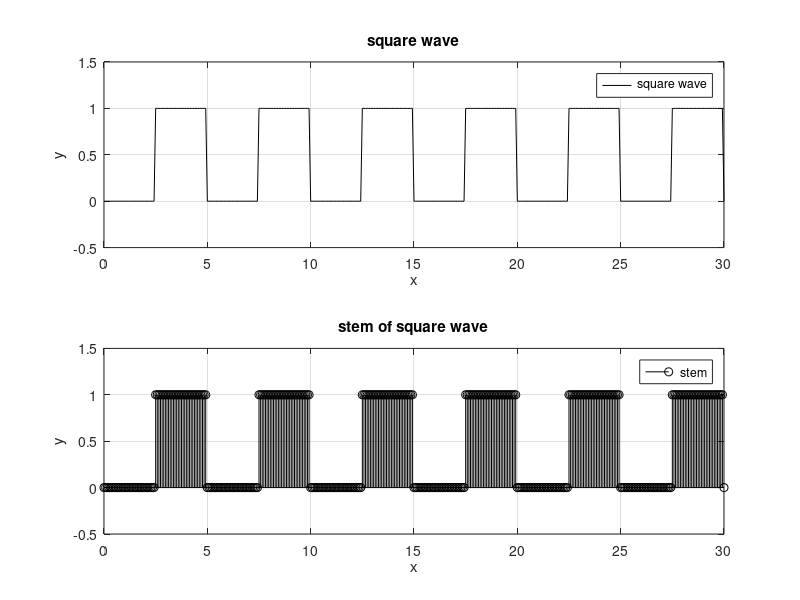

This chart was generated by the following MATLAB code:
clc;
clear;
close all;

% Define the signal square wave
[u,t]= gensig("square",5,30);  %is a function for plot waves

% Plot signal square wave
figure;
subplot(2,1,1)
    plot(t,u,'k',LineWidth=1,LineStyle='-.')
        axis([0 30 -0.5 1.5])
        ylabel("y")
        xlabel("x")
        title("square wave")
        legend('square wave');
        grid on;
subplot(2,1,2)
    stem(t,u,'k') % Plot signal stem
        axis([0 30 -0.5 1.5])
        ylabel("y")
        xlabel("x")
        title("stem of square wave")
        legend('stem');
        grid on;